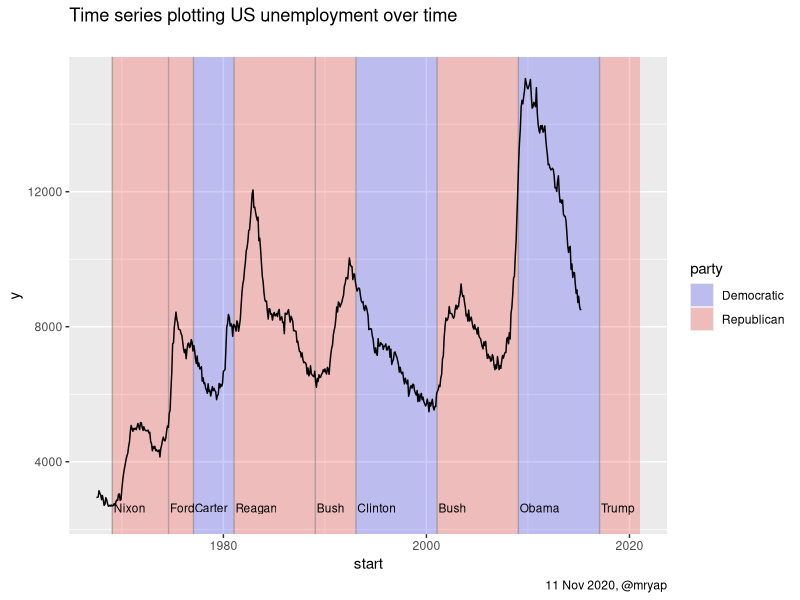

Here is the R script that generated this plot:
## ---- chunk 1
# 11th Nov 2020
library(tidyverse)
presidential <- subset(presidential, start > economics$date[1])

ggplot(economics) + 
  geom_rect(
    aes(xmin = start, xmax = end, fill = party), 
    ymin = -Inf, ymax = Inf, alpha = 0.2, 
    data = presidential
  ) + 
  geom_vline(
    aes(xintercept = as.numeric(start)), 
    data = presidential,
    colour = "grey50", alpha = 0.5
  ) + 
  geom_text(
    aes(x = start, y = 2500, label = name), 
    data = presidential, 
    size = 3, vjust = 0, hjust = 0, nudge_x = 50
  ) + 
  geom_line(aes(date, unemploy)) + 
  scale_fill_manual(values = c("blue", "red")) +
  labs(title = "Time series plotting US unemployment over time", 
       subtitle = "",
       caption = "11 Nov 2020, @mryap")
  #xlab("date") + 
  #ylab("unemployment")
